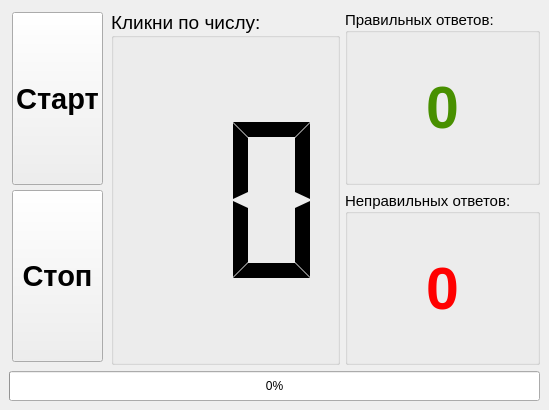
<?xml version="1.0" encoding="UTF-8"?>
<ui version="4.0">
 <class>MainWindow</class>
 <widget class="QMainWindow" name="MainWindow">
  <property name="geometry">
   <rect>
    <x>0</x>
    <y>0</y>
    <width>549</width>
    <height>410</height>
   </rect>
  </property>
  <property name="minimumSize">
   <size>
    <width>0</width>
    <height>0</height>
   </size>
  </property>
  <property name="windowTitle">
   <string>Игра &quot;Успей кликнуть&quot;</string>
  </property>
  <property name="dockOptions">
   <set>QMainWindow::AllowTabbedDocks|QMainWindow::AnimatedDocks</set>
  </property>
  <widget class="QWidget" name="centralwidget">
   <property name="sizePolicy">
    <sizepolicy hsizetype="Maximum" vsizetype="Minimum">
     <horstretch>0</horstretch>
     <verstretch>0</verstretch>
    </sizepolicy>
   </property>
   <layout class="QVBoxLayout" name="verticalLayout">
    <item>
     <layout class="QHBoxLayout" name="horizontalLayout">
      <property name="spacing">
       <number>5</number>
      </property>
      <property name="leftMargin">
       <number>0</number>
      </property>
      <item>
       <layout class="QVBoxLayout" name="verticalLayout_2">
        <property name="sizeConstraint">
         <enum>QLayout::SetMinimumSize</enum>
        </property>
        <property name="leftMargin">
         <number>3</number>
        </property>
        <property name="topMargin">
         <number>3</number>
        </property>
        <property name="rightMargin">
         <number>3</number>
        </property>
        <property name="bottomMargin">
         <number>3</number>
        </property>
        <item>
         <widget class="QPushButton" name="startButton">
          <property name="sizePolicy">
           <sizepolicy hsizetype="Preferred" vsizetype="Expanding">
            <horstretch>0</horstretch>
            <verstretch>0</verstretch>
           </sizepolicy>
          </property>
          <property name="minimumSize">
           <size>
            <width>0</width>
            <height>0</height>
           </size>
          </property>
          <property name="font">
           <font>
            <pointsize>22</pointsize>
            <weight>75</weight>
            <bold>true</bold>
           </font>
          </property>
          <property name="autoFillBackground">
           <bool>false</bool>
          </property>
          <property name="text">
           <string>Старт</string>
          </property>
          <property name="default">
           <bool>false</bool>
          </property>
          <property name="flat">
           <bool>false</bool>
          </property>
         </widget>
        </item>
        <item>
         <widget class="QPushButton" name="stopButton">
          <property name="sizePolicy">
           <sizepolicy hsizetype="Preferred" vsizetype="Expanding">
            <horstretch>0</horstretch>
            <verstretch>0</verstretch>
           </sizepolicy>
          </property>
          <property name="minimumSize">
           <size>
            <width>0</width>
            <height>0</height>
           </size>
          </property>
          <property name="font">
           <font>
            <pointsize>22</pointsize>
            <weight>75</weight>
            <bold>true</bold>
           </font>
          </property>
          <property name="text">
           <string>Стоп</string>
          </property>
         </widget>
        </item>
       </layout>
      </item>
      <item>
       <layout class="QVBoxLayout" name="verticalLayout_3">
        <property name="sizeConstraint">
         <enum>QLayout::SetMaximumSize</enum>
        </property>
        <item>
         <widget class="QGroupBox" name="groupBoxNumder">
          <property name="font">
           <font>
            <pointsize>14</pointsize>
            <weight>50</weight>
            <bold>false</bold>
           </font>
          </property>
          <property name="styleSheet">
           <string notr="true"/>
          </property>
          <property name="title">
           <string>Кликни по числу:</string>
          </property>
          <property name="alignment">
           <set>Qt::AlignLeading|Qt::AlignLeft|Qt::AlignVCenter</set>
          </property>
          <property name="flat">
           <bool>false</bool>
          </property>
          <property name="checkable">
           <bool>false</bool>
          </property>
          <layout class="QVBoxLayout" name="verticalLayout_5">
           <item>
            <widget class="QLCDNumber" name="lcdNumber">
             <property name="sizePolicy">
              <sizepolicy hsizetype="Expanding" vsizetype="Expanding">
               <horstretch>0</horstretch>
               <verstretch>0</verstretch>
              </sizepolicy>
             </property>
             <property name="frameShape">
              <enum>QFrame::NoFrame</enum>
             </property>
             <property name="digitCount">
              <number>2</number>
             </property>
             <property name="segmentStyle">
              <enum>QLCDNumber::Flat</enum>
             </property>
            </widget>
           </item>
           <item>
            <spacer name="horizontalSpacer">
             <property name="orientation">
              <enum>Qt::Horizontal</enum>
             </property>
             <property name="sizeHint" stdset="0">
              <size>
               <width>0</width>
               <height>0</height>
              </size>
             </property>
            </spacer>
           </item>
          </layout>
         </widget>
        </item>
       </layout>
      </item>
      <item>
       <layout class="QVBoxLayout" name="verticalLayout_4">
        <property name="sizeConstraint">
         <enum>QLayout::SetMinimumSize</enum>
        </property>
        <item>
         <widget class="QGroupBox" name="groupBox_2">
          <property name="font">
           <font>
            <pointsize>11</pointsize>
           </font>
          </property>
          <property name="title">
           <string>Правильных ответов:</string>
          </property>
          <property name="alignment">
           <set>Qt::AlignLeading|Qt::AlignLeft|Qt::AlignVCenter</set>
          </property>
          <layout class="QVBoxLayout" name="verticalLayout_6">
           <item>
            <widget class="QLabel" name="labelRight">
             <property name="sizePolicy">
              <sizepolicy hsizetype="Minimum" vsizetype="Preferred">
               <horstretch>0</horstretch>
               <verstretch>0</verstretch>
              </sizepolicy>
             </property>
             <property name="font">
              <font>
               <pointsize>44</pointsize>
               <weight>75</weight>
               <bold>true</bold>
              </font>
             </property>
             <property name="styleSheet">
              <string notr="true">color: rgb(72, 144, 0);</string>
             </property>
             <property name="text">
              <string>0</string>
             </property>
             <property name="alignment">
              <set>Qt::AlignCenter</set>
             </property>
             <property name="wordWrap">
              <bool>true</bool>
             </property>
            </widget>
           </item>
          </layout>
         </widget>
        </item>
        <item>
         <widget class="QGroupBox" name="groupBox_3">
          <property name="font">
           <font>
            <pointsize>11</pointsize>
           </font>
          </property>
          <property name="title">
           <string>Неправильных ответов:</string>
          </property>
          <property name="alignment">
           <set>Qt::AlignLeading|Qt::AlignLeft|Qt::AlignVCenter</set>
          </property>
          <property name="flat">
           <bool>false</bool>
          </property>
          <layout class="QVBoxLayout" name="verticalLayout_7">
           <item>
            <widget class="QLabel" name="labelWrong">
             <property name="sizePolicy">
              <sizepolicy hsizetype="Minimum" vsizetype="Preferred">
               <horstretch>0</horstretch>
               <verstretch>0</verstretch>
              </sizepolicy>
             </property>
             <property name="font">
              <font>
               <pointsize>44</pointsize>
               <weight>75</weight>
               <bold>true</bold>
              </font>
             </property>
             <property name="styleSheet">
              <string notr="true">color: rgb(255, 0, 0);</string>
             </property>
             <property name="text">
              <string>0</string>
             </property>
             <property name="alignment">
              <set>Qt::AlignCenter</set>
             </property>
             <property name="wordWrap">
              <bool>true</bool>
             </property>
            </widget>
           </item>
          </layout>
         </widget>
        </item>
       </layout>
      </item>
     </layout>
    </item>
    <item>
     <widget class="QProgressBar" name="progressBar">
      <property name="minimumSize">
       <size>
        <width>0</width>
        <height>30</height>
       </size>
      </property>
      <property name="maximum">
       <number>100</number>
      </property>
      <property name="value">
       <number>0</number>
      </property>
      <property name="alignment">
       <set>Qt::AlignCenter</set>
      </property>
     </widget>
    </item>
   </layout>
  </widget>
 </widget>
 <resources/>
 <connections/>
</ui>
